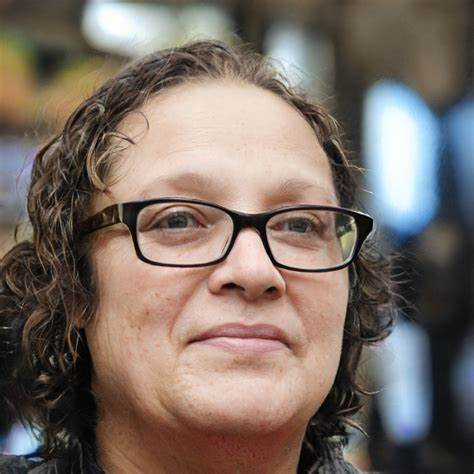
#> input picture image1.png, 474 x 474 px
$ python ad.py
#> lines starting #> are read from the running program, lines starting #| are printed output that depends on the picture; after the words box and inside, x2 and y2 are one past the last pixel; in counts of white or black regions, pixels touching at a corner belong together

import cv2
#This a simple program is to detect faces in an image------------------------------------
#using Harr Casscade detection in OpenCV
#using and training a classifier to detect images with faces
#it is called the positive images which contains the images you desire to detect
#positive image is the images with faces that are detected
#while, negative images is the images with no face detected

#when the classifier is trained it can be applied to a region of interest
#the classifier outputs 1 if the region is likely to show the object and 0 otherwise.
#from a repository, I'm using a trained classifier to detect a face

#calling the trained classifier file
face_cascade = cv2.CascadeClassifier('haarcascade_frontalface_default.xml')
# Read the input image
img = cv2.imread('image1.png')
#> img is the input picture: shape (474, 474, 3); mean B, G, R 101.5, 109.9, 123.2

#converting image to grayscale image
gray = cv2.cvtColor(img, cv2.COLOR_BGR2GRAY)
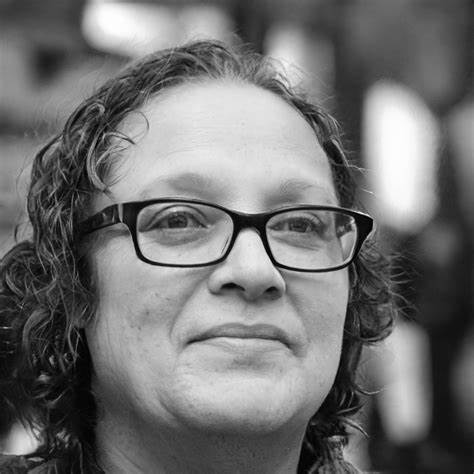
#> gray: shape (474, 474); min 0, max 255, mean 112.9

#this declared variable id to detect the faces inside the image
faces = face_cascade.detectMultiScale(gray, 1.1, 4)
#> faces = [[68, 89, 331, 331]]

#The rectangle when a face is detected
for (x, y , w ,h) in faces:
	cv2.rectangle(img, (x,y), (x+w, y+h), (34,139,34), 3)
#> this loop made 1 pass
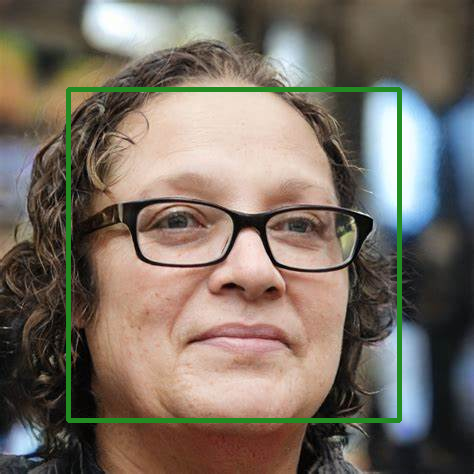
#> img: shape (474, 474, 3); 2.94% of pixels changed, all inside (x1, y1, x2, y2) = (66, 87, 402, 423)

# Display the output
cv2.imshow('img', img)
cv2.waitKey()
